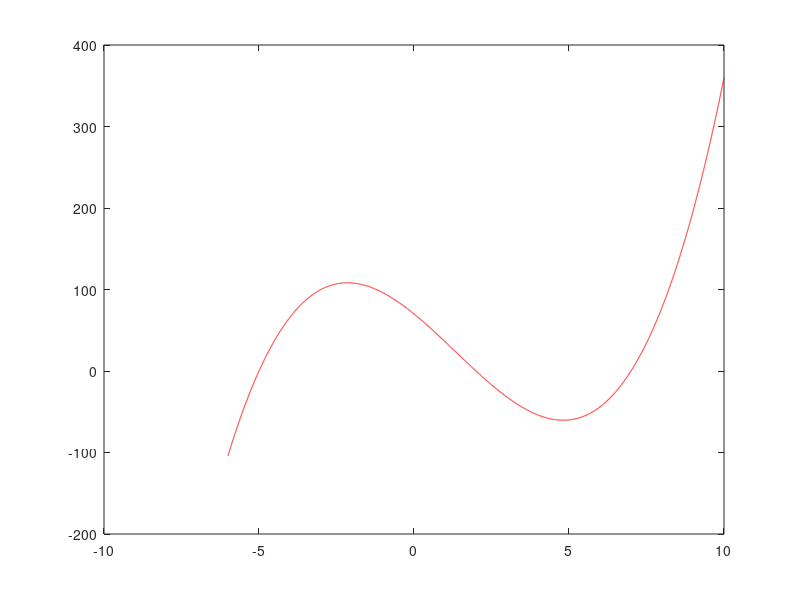

Write the MATLAB code that produced this figure.
 % Clase del 20/8/2024
 %Por Gabriel Alvarez derechos de Autor
%{
Marca de agua
               _,........__
            ,-'            "`-.
          ,'                   `-.
        ,'                        \
      ,'                           .
      .'\               ,"".       `
     ._.'|             / |  `       \
     |   |            `-.'  ||       `.
     |   |            '-._,'||       | \
     .`.,'             `..,'.'       , |`-.
     l                       .'`.  _/  |   `.
     `-.._'-   ,          _ _'   -" \  .     `
`."""""'-.`-...,---------','         `. `....__.
.'        `"-..___      __,'\          \  \     \
\_ .          |   `""""'    `.           . \     \
  `.          |              `.          |  .     L
    `.        |`--...________.'.        j   |     |
      `._    .'      |          `.     .|   ,     |
         `--,\       .            `7""' |  ,      |
            ` `      `            /     |  |      |    _,-'"""`-.
             \ `.     .          /      |  '      |  ,'          `.
              \  v.__  .        '       .   \    /| /              \
               \/    `""\"""""""`.       \   \  /.''                |
                `        .        `._ ___,j.  `/ .-       ,---.     |
                ,`-.      \         ."     `.  |/        j     `    |
               /    `.     \       /         \ /         |     /    j
              |       `-.   7-.._ .          |"          '         /
              |          `./_    `|          |            .     _,'
              `.           / `----|          |-............`---'
                \          \      |          |
               ,'           )     `.         |
                7____,,..--'      /          |
                                  `---.__,--.'
%}
% Metodo Newton - Raphson
%Ejemplo: f(x)  = (x-2)(x+5)(x-7) y su derivada f'(x) 
%Sirve para encontrar ceros no soluciones
clearvars;
x = (-6:0.001:10)';
f = @(x) (x-2).*(x+5).*(x-7);
df = @(x) (x+5).*(x-7) + (x-2).*(x-7) + (x-2).*(x+5);
figure(1);
plot(x,f(x), '-r');
tol = 1e-10;
n = 100;
xn = 0;
for i = 1:n
    xnn = xn - f(xn)/df(xn);
    if abs(xnn-xn)<=tol
        break;
    end
    xn = xnn;
end
%Este metodo se extra pola hasta raices
%Para un sistema de ecuaciones no lineales
% Ejemplo 2: 4x^2 + y^2 + 2*x*y - y = 2 ====> 4x^2 + y^2 + 2*x*y - y -2= 0
%            2x^2 + 3*x*y + y^2 = 3     ====> 2x^2 + 3*x*y + y^2 -3 = 0

%Con
%Puntos iniciales
x = 0.1;
y = 0.1;

sn = [x,y]';
tol = 1e-10;
N = 100;
for i = 1:N
    J = [8*x+2*y, 2*y + 2*x-1;...
        4*x+3*y, 3*x + 2*y];%Jacobiano
    F = [4*x^2+y^2+2*x*y-y-2;...
        2*x^2+3*x*y+y^2-3];%sistema de ec.
    v = J\(-F); %Resolver 
    snn = sn + v;
    test = sqrt(dot(sn - snn, sn-snn));
    if test<= tol
        break;
    end
    sn = snn;
    x = sn(1);
    y = sn(2);
end


